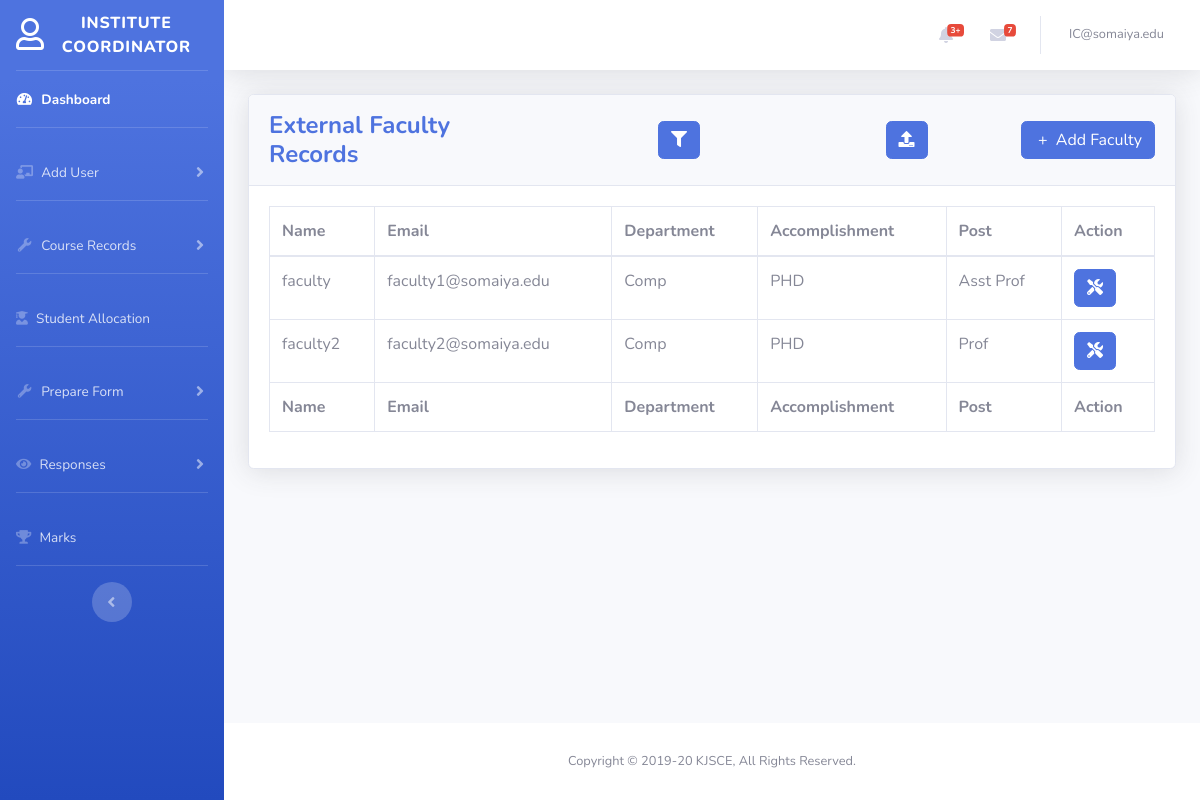
/institutional_coordinator/addfaculty_external.php (signed in), run on the app's committed database.
### tables this page shows
CREATE TABLE `faculty_certification` (
  `email_id` varchar(50) NOT NULL,
  `course_certified` varchar(50) NOT NULL
);

CREATE TABLE `faculty` (
  `email_id` varchar(50) NOT NULL,
  `faculty_code` varchar(15) NOT NULL DEFAULT 'Aa',
  `employee_id` varchar(30) NOT NULL DEFAULT '2112',
  `fname` varchar(30) NOT NULL,
  `mname` varchar(30) NOT NULL,
  `lname` varchar(30) NOT NULL,
  `dept_id` int(11) NOT NULL,
  `post` varchar(30) NOT NULL,
  `username` varchar(20) NOT NULL,
  `added_by` varchar(50) NOT NULL,
  `timestamp` varchar(30) NOT NULL
);

CREATE TABLE `department` (
  `dept_id` int(11) NOT NULL,
  `dept_name` varchar(50) NOT NULL
);

### institutional_coordinator/addfaculty_external.php (the view, shortened to what this page needs)
<?php
include('../includes/header.php');
?>
<?php include('sidebar.php'); ?>
<?php include('../includes/topbar.php'); ?>
<div class="container-fluid">
    <div class="card shadow mb-4">
        <div class="card-header py-3">
            <div class="row align-items-center">
                <div class="col">
                    <h4 class="m-0 font-weight-bold text-primary">External Faculty Records</h4>
                </div>
                <div class="col text-right">
                    <button type="button" class="btn btn-primary" data-toggle="modal" data-target="#exampleModalCenter1">
                        <i class="fas fa-filter"></i>
                    </button>
                </div>
                <div class="col text-right">
                    <button type="button" class="btn btn-primary" name="addcourse" data-toggle="modal" data-target="#exampleModalCenter0">
                        <i class="fas fa-upload"></i>
                    </button>
                </div>
                <div class="col text-right">
                    <button type="button" class="btn btn-primary" name="addcourse" data-toggle="modal" data-target="#exampleModalCenter">
                        <i class="ni ni-fat-add">&nbsp;</i>+ &nbsp;Add Faculty
                    </button>
                </div>
            </div>
        </div>
        <div class="card-body">
            <div class="table-responsive">
                <table class="table table-bordered" id="dataTable" width="100%" cellspacing="0">
                    <thead>
                        <tr>
                            <th>Name</th>
                            <th>Email</th>
                            <th>Department</th>
                            <th>Accomplishment</th>
                            <th>Post</th>
                            <th>Action</th>
                        </tr>
                    </thead>
                    <tfoot>
                        <tr>
                            <th>Name</th>
                            <th>Email</th>
                            <th>Department</th>
                            <th>Accomplishment</th>
                            <th>Post</th>
                            <th>Action</th>
                        </tr>
                    </tfoot>
                    <tbody>
                        <?php
                        include '../config.php';
                        if (isset($_SESSION['email'])) {
                            $sql = "SELECT c.email_id,f.fname,f.lname,f.mname,d.dept_name,c.course_certified,f.post FROM ((`faculty_certification` as c inner JOIN `faculty` as f on c.email_id=f.email_id ) INNER JOIN `department` as d on f.dept_id = d.dept_id )";
                            $result = mysqli_query($conn, $sql);
                            $output = '';
                            $sql1 = "SELECT dept_name FROM department";
                            $result1 = mysqli_query($conn, $sql1);
                            $count = 500;
                            while ($row = mysqli_fetch_array($result)) {
                                $output .= '<tr>
                                <td>' . $row["fname"] . " " . $row["mname"] . " " . $row["lname"] . '</td>
                                <td>' . $row["email_id"] . '</td>
                                <td>' . $row["dept_name"] . '</td>
                                <td>' . $row["course_certified"] . '</td>
                                <td>' . $row["post"] . '</td>
                                <td>
                                    <button type="button" class="btn btn-primary icon-btn" data-toggle="modal" data-target="#exampleModalCenter' . $count . '">
                                        <i class="fas fa-tools"></i>
                                    </button>
                                    <div class="modal fade" id="exampleModalCenter' . $count . '" tabindex="-1" role="dialog" aria-labelledby="exampleModalCenterTitle1" aria-hidden="true">
                                                            ' . $count . '' . $count . '
                                                            ' . $count . '' . $count . '
                                                        <div class="tab-pane fade show active" id="nav-delete' . $count . '" role="tabpanel" aria-labelledby="nav-delete-tab">
                                                                    <input type="hidden" name="email" value="' . $row['email_id'] . '">
                                                                    <input type="hidden" name="department" value="' . $row['dept_name'] . '">
                                                                    <input type="hidden" name="post" value="' . $row['post'] . '">
                                                        </div>
                                                        <div class="tab-pane fade" id="nav-update' . $count . '" role="tabpanel" aria-labelledby="nav-update-tab">
                                                                        <input type="text" class="form-control" id="name" name="name" placeholder="name" value="' . $row["fname"] . " " . $row["mname"] . " " . $row["lname"] . '">
                                                                        <input type="email" class="form-control" id="emailid" name="email" placeholder="email@gmail.com" value="' . $row["email_id"] . '">
                                                                        <select class="form-control" required name="dept">';
                                while ($row1 = mysqli_fetch_assoc($result1)) {
                                    $output .= "<option>" . $row1['dept_name'] . "</option>";
                                }
                                $output .= '</select>
                                                                        <input type="text" class="form-control" id="accomplishment" name="accomplishment" placeholder="accomplishment" value="' . $row["course_certified"] . '">
                                                                        <input type="text" class="form-control" id="post" name="post" placeholder="post" value="' . $row["post"] . '">
                                                        </div>
                                    </div>
                                </td>
                            </tr>';
                                $count++;
                            }
                            echo $output;
                        }
                        ?>
                    </tbody>
                </table>
            </div>
        </div>
    </div>
</div>
<?php include('../includes/footer.php');
include('../includes/scripts.php');
?>

### data on the page
faculty_certification: email.fname "faculty", email "faculty1@somaiya.edu", department.dept_name "Comp", course_certified "PHD", email.post "Asst Prof"
faculty_certification: email.fname "faculty2", email "faculty2@somaiya.edu", department.dept_name "Comp", course_certified "PHD", email.post "Prof"

### other printed values
$_SESSION['email'] "IC@somaiya.edu"
